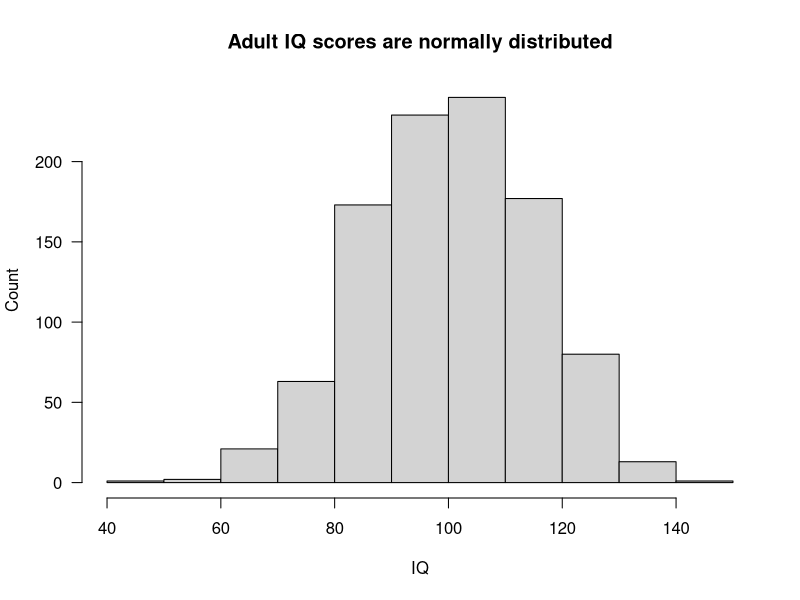
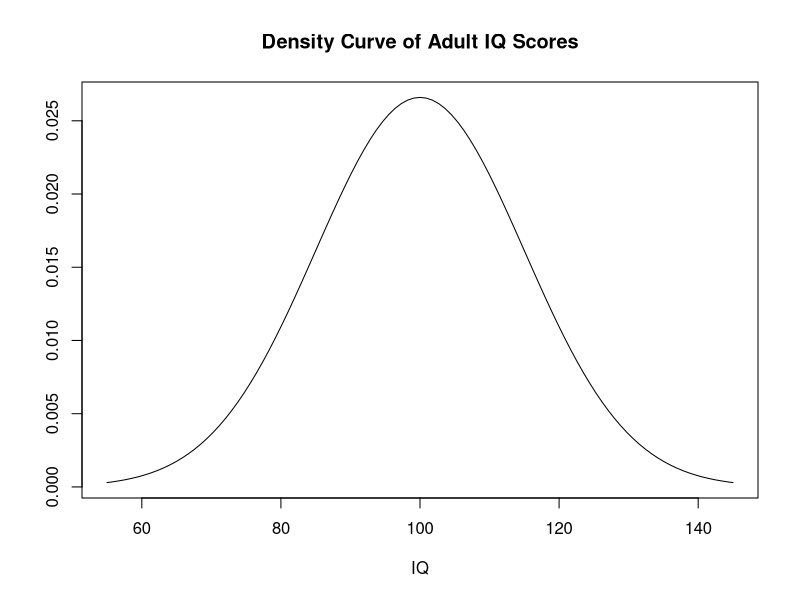
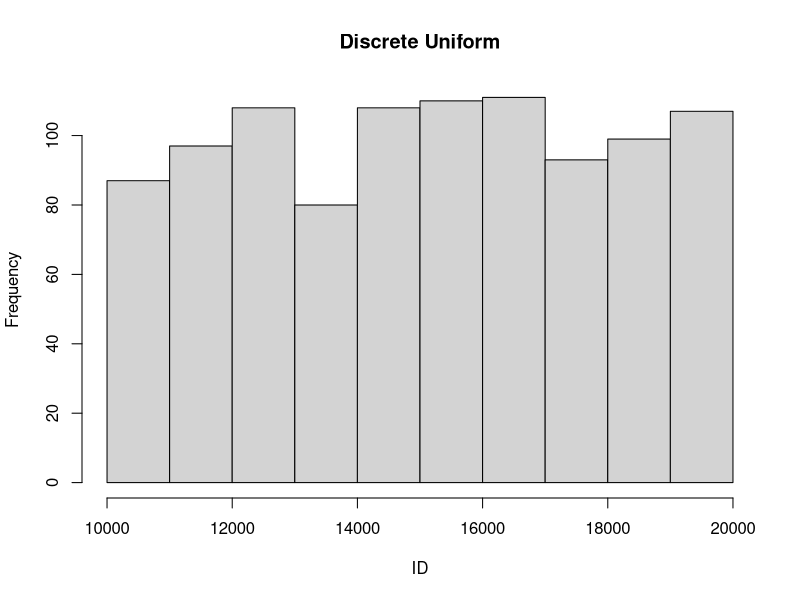
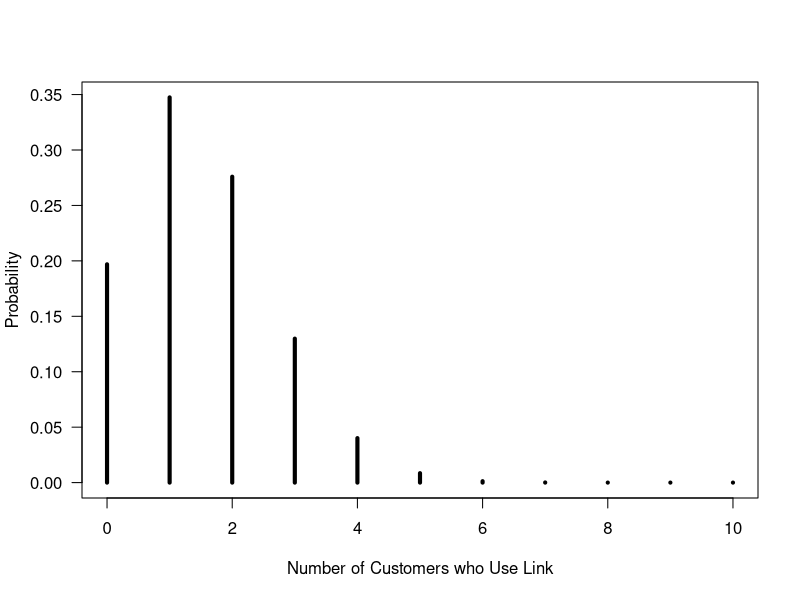
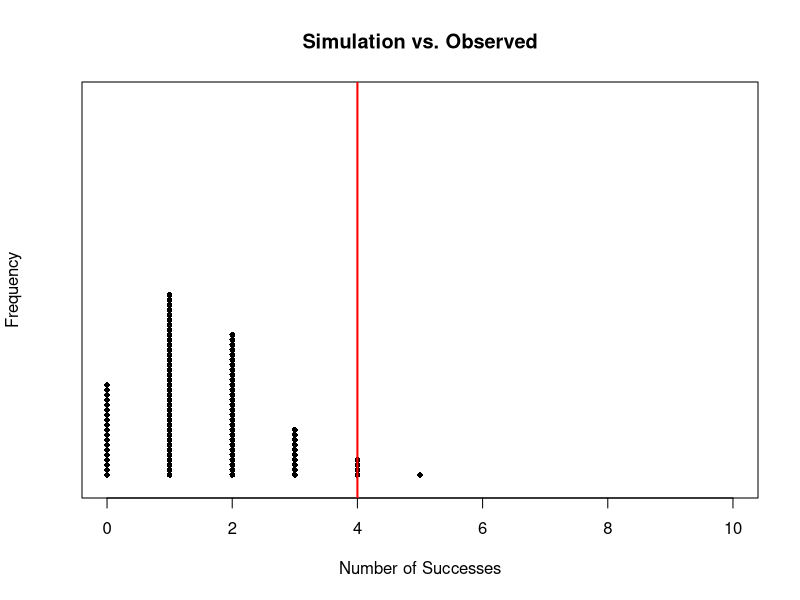
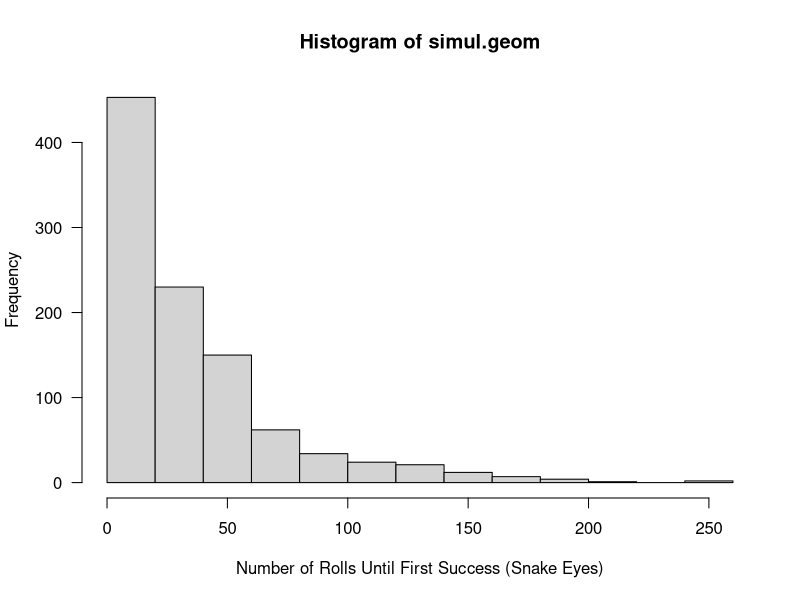
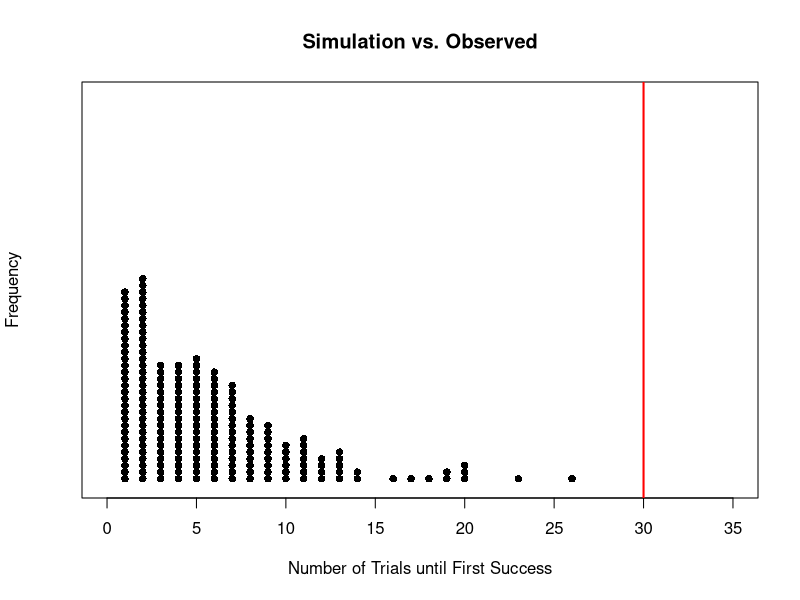
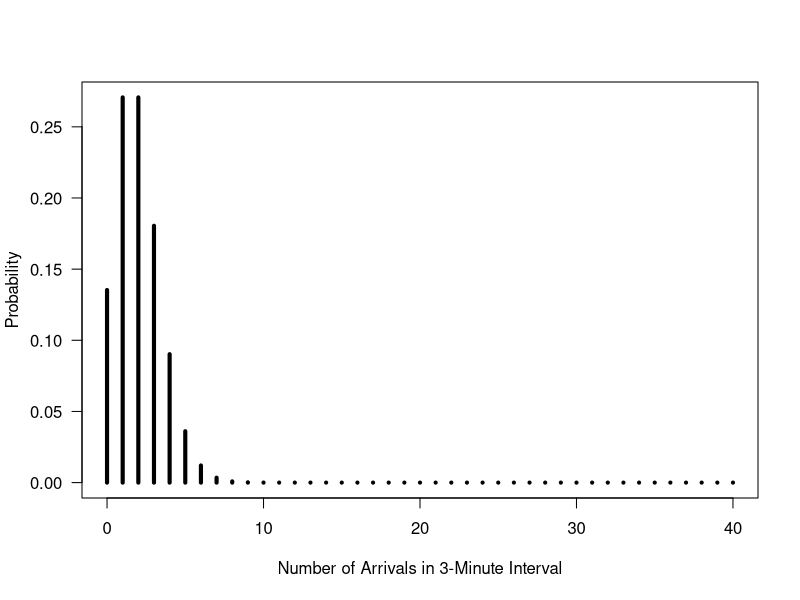

Reproduce these figures in R, in order.
## ---- chunk 1
IQs <- rnorm(1000, mean = 100, sd = 15)

hist(IQs, 
  main = "Adult IQ scores are normally distributed", 
  ylab = "Count",
  xlab = "IQ", 
  las = 1)
## ---- chunk 2
curve(dnorm(x, 
            mean = 100, 
            sd = 15), 
      from = 55, 
      to = 145, 
  main = "Density Curve of Adult IQ Scores", 
  ylab = "",
  xlab = "IQ")
## ---- chunk 3
ids <- seq(10001, 20000, by = 1)

head(ids, 100) # just look at first 100 IDs
## ---- chunk 4
head(
  sample(ids, size = 1000, replace = FALSE), 
  25)

# What if replace = TRUE?
## ---- chunk 5
hist(sample(ids, size = 1000, replace = FALSE), xlab = "ID", main = "Discrete Uniform")
## ---- chunk 6
# Random sample of 10 from a uniform distribution from 8 to 12

runif(n = 10, min = 8, max = 12)                 # same as runif(10, 8, 12)

#round(runif(10, min = 18, max = 55), 2)
## ---- chunk 7
rbinom(n = 1, size = 10, prob = 0.15)             # same as rbinom(1, 10, 0.1)
## ---- chunk 8
round(
  dbinom(3, size = 10, prob = 0.15), 
  3)

##d for density
## ---- chunk 9
round(
  dbinom(c(0:10), # Calculate the probability for 0 up to 10 successes
         size = 10, 
         prob = 0.15), 
      3)
## ---- chunk 10
# Generate all possible number of successes (when n = 10)
success <- 0:10

# Plot all possible number of successes (when n = 10)
plot(success, 
     dbinom(success, 
            size = 10, 
            prob = 0.15), 
     type = 'h',
     lwd = 4,
     las = 1,
     xlab = "Number of Customers who Use Link", 
     ylab = "Probability")

## ---- chunk 11
pbinom(q = 3, size = 10, prob = 0.15, lower.tail = TRUE)
## ---- chunk 12
set.seed(123) # for reproducibility

bin_simul <- rbinom(n = 100, size = 10, prob = 0.15)

bin_simul
## ---- chunk 13
stripchart(bin_simul, 
           method = "stack", 
           las = 1, 
           pch = 16, 
           cex = 0.75, 
           ylim = c(0, 50), 
           xlim = c(0, 10), 
           xlab = "Number of Successes", 
           ylab = "Frequency", 
           main = "Simulation vs. Observed")
abline(v = 4, col="red", lwd = 2)
## ---- chunk 14
dbinom(c(4:10), size = 10, prob = 0.15)

cat("\n The sum is", sum(dbinom(c(4:10), size = 10, prob = 0.15)))
## ---- chunk 15
1 - pbinom(q = 3, size = 10, prob = 0.15, lower.tail = TRUE)
## ---- chunk 16
pbinom(q = 3, size = 10, prob = 0.15, lower.tail = FALSE)
## ---- chunk 17
qbinom(p = 0.50, size = 10, prob = 0.15, lower.tail = TRUE)
## ---- chunk 18
rgeom(n = 1, prob = 1/36)
## ---- chunk 19
simul.geom <- rgeom(n = 1000, prob = 1/36)

hist(simul.geom, xlab = "Number of Rolls Until First Success (Snake Eyes)", las = 1)
## ---- chunk 20
set.seed(123)
geom_simul <- rgeom(200, prob = 1/6) + 1 # to ensure X >= 1
geom_simul
## ---- chunk 21
stripchart(geom_simul, 
           method = "stack", 
           las = 1, 
           pch = 16, 
           cex = 1, 
           ylim = c(0, 100), 
           xlim = c(0, 35), 
           xlab = "Number of Trials until First Success", 
           ylab = "Frequency", 
           main = "Simulation vs. Observed")
abline(v = 30, col="red", lwd = 2)
## ---- chunk 22
pgeom(q = 29, prob = 1/6, lower.tail = FALSE)

## ---- chunk 23
# Simulate random arrivals in 15-minute interval
rpois(n = 1, lambda = 10)

# same as rpois(1, 10)
## ---- chunk 24
# Simulate random arrivals during 8 independent 15-minute intervals
rpois(n = 8, lambda = 10)

# same as rpois(1, 10)
## ---- chunk 25
# "exactly" 5 => Use 'd' prefix

dpois(x = 5, lambda = 10)

# same: dpois(5, 10)
## ---- chunk 26
ppois(q = 5, lambda = 2, lower.tail = TRUE)
## ---- chunk 27
round(dpois(x = c(0:5), lambda = 2), 3)
## ---- chunk 28
# Generate all possible number of successes (0 to 40)
successPois <- 0:40

# Plot all possible number of successes (when mu = 2)
plot(successPois, 
     dpois(successPois, 
            lambda = 2), 
     type = 'h',
     lwd = 4,
     las = 1,
     xlab = "Number of Arrivals in 3-Minute Interval", 
     ylab = "Probability")
## ---- chunk 29
qpois(p = 0.10, lambda = 2, lower.tail = TRUE)
## ---- chunk 30
curve(dnorm(x, mean = 14.1, sd = 3.2), from = 14.1-3*3.2, to = 14.1+3*3.2, 
  main = "X ~ N(14.1, 3.2)", 
  ylab = "Probability",
  xlab = "Return (%)", 
  las = 1)

segments(14.1, 0, 14.1, dnorm(14.1, mean = 14.1, sd = 3.2), col = "blue")

#axis(1, at = seq(14.1-3*3.2, 14.1+3*3.2, by = 3.2), las = 1)


## ---- chunk 31
rnorm(1, mean = 14.1, sd = 3.2)          # same as rnorm(1, 14.1, 3.2)
## ---- chunk 32
pnorm(q = 10, mean = 14.1, sd = 3.2, lower.tail = TRUE)
## ---- chunk 33
pnorm(q = 20, mean = 14.1, sd = 3.2, lower.tail = FALSE)
## ---- chunk 34
perct18 <- round(pnorm(q = 18, mean = 14.1, sd = 3.2, lower.tail = TRUE), 3)
cat("Proportion less than 18%: ", perct18)

perct13 <- round(pnorm(q = 13, mean = 14.1, sd = 3.2, lower.tail = TRUE), 3)
cat("\n\nProportion less than 13%: ", perct13)

cat("\n\nProportion between 13% and 18%: ",perct18 - perct13)
## ---- chunk 35
# Input mean and stdev
mu <- 14.1
sigma <- 3.2

# Input lower and upper values (from the question)
lower.x <- 13
upper.x <- 18
step <- (upper.x - lower.x) / 100


# Set x-axis bounds of graphical display
bounds <- c(mu - 3.5 * sigma, mu + 3.5 * sigma)

# Set coordinates for shading
cord.x <- c(lower.x, seq(lower.x, upper.x, step), upper.x)
cord.y <- c(0, dnorm(seq(lower.x, upper.x, step), mu, sigma), 0)

# Plot normal curve
curve(dnorm(x, mu, sigma), 
      xlim = bounds, 
      las = 1, 
      xlab = "Return (%)", 
      ylab = "Density")

# Include shaded region
polygon(cord.x, cord.y, col = "skyblue")

# Include text to identify bounds
text(lower.x, 0, lower.x, col = "red", cex = 0.75)
text(upper.x, 0, upper.x, col = "red", cex = 0.75)

# From https://stackoverflow.com/questions/16504452/color-a-portion-of-the-normal-distribution with some edits
## ---- chunk 36
qnorm(p = 0.75, mean = 14.1, sd = 3.2, lower.tail = TRUE)
## ---- chunk 37
curve(dnorm(x, mean = 14.1, sd = 3.2), from = 0, to = 28, 
  main = "X ~ N(14.1, 3.2)", 
  ylab = "Density",
  xlab = "Return (%)", 
  las = 1)

# Plot vertical at third quartile
segments(16.258, 0, 16.258, dnorm(16.258, mean = 14.1, sd = 3.2), col = "red", lwd = 3)
## ---- chunk 38
# Generate all possible number of successes (when n = 100)
success <- 0:100

# Plot all possible number of successes (when n = 100)
plot(success, 
     dbinom(success, 
            size = 100, 
            prob = 0.40), 
     type = 'h',
     lwd = 4,
     las = 1,
     xlab = "Number of Successes", 
     ylab = "Probability")

## ---- chunk 39
# Generate all possible number of successes (0 to 100)
successPois50 <- 0:100

# Plot all possible number of successes (when mu = 50)
plot(successPois50, 
     dpois(successPois50, 
            lambda = 10), 
     type = 'h',
     lwd = 4,
     las = 1,
     xlab = "Number of Arrivals in 3-Minute Interval", 
     ylab = "Probability")
## ---- chunk 40
curve(dnorm(x, mean = 0, sd = 1), from = -4, to = 4, 
  main = "X ~ N(0, 1)", 
  ylab = "Probability",
  xlab = "Z-score", 
  las = 1)

axis(1, at = seq(-4, 4, by = 1), las = 1)

# Plot vertical at third quartile
#segments(16.258, 0, 16.258, dnorm(16.258, mean = 14.1, sd = 3.2), col = "red", lwd = 3)
## ---- chunk 41
# Make up some non-normal data
non_norm_data <- c(0, 0, 0, 10, 20)

# Plot a dotplot
stripchart(non_norm_data, method = "stack", pch = 16, cex = 2, ylim = c(0, 10))

# Calculate mean and SD of the data
data_mean <- mean(non_norm_data)
data_sd <- sd(non_norm_data)

# Standarize the data by converting to z-scores
st_data <- (non_norm_data - data_mean) / data_sd
st_data

cat("The new mean and sd are ", mean(st_data), "and", sd(st_data))
## ---- chunk 42
curve(dt(x, df = 1), from = -4, to = 4, ylim = c(0, 0.4), ylab = "Density", las = 1, main = "Lower peak and heavier/thicker tails than a normal distribution")
text(2, 0.3, "df = 1", col = "blue")

curve(dt(x, df = 3), from = -4, to = 4, ylim = c(0, 0.4), ylab = "Density", las = 1)
text(2, 0.3, "df = 3", col = "blue")

curve(dt(x, df = 6), from = -4, to = 4, ylim = c(0, 0.4), ylab = "Density", las = 1)
text(2, 0.3, "df = 6", col = "blue")

curve(dt(x, df = 10), from = -4, to = 4, ylim = c(0, 0.4), ylab = "Density", las = 1)
text(2, 0.3, "df = 10", col = "blue")

curve(dt(x, df = 30), from = -4, to = 4, ylim = c(0, 0.4), ylab = "Density", las = 1, main = "t-distribution is approaching a z-distribution")
text(2, 0.3, "df = 30", col = "blue")
## ---- chunk 43
# Since we want "to the right" of a boundary, we need lower.tail = FALSE

# a)
pt(q = 2, df = 1, lower.tail = FALSE)

# b)
pt(q = 2, df = 3, lower.tail = FALSE)

# c)
pt(q = 2, df = 6, lower.tail = FALSE)

# d)
pt(q = 2, df = 10, lower.tail = FALSE)

# e)
pt(q = 2, df = 9999, lower.tail = FALSE) # with df = 9999, t is essentially z

# e) with normal
pnorm(q = 2, mean = 0, sd = 1, lower.tail = FALSE)
## ---- chunk 44
curve(dt(x, df = 11), 
      from = -4, 
      to = 4, 
      ylim = c(0, 0.4), 
      ylab = "Density", 
      las = 1, 
      main = "T distribution (df = 11)")

segments(2.2, 0, 2.2, dt(2.2, df = 11), col = "red",  lwd = 2)
## ---- chunk 45
qt(p = 0.975, df = 11, lower.tail = TRUE)

qnorm(p = 0.975, mean = 0, sd = 1, lower.tail = TRUE)
## ---- chunk 46
# We won't `set.seed()`, so your histogram will be different due to random sampling

normal.a <- rnorm(n = 1000)  # set of normally distributed data

hist_data <- hist(normal.a) 

## ---- chunk 47
#hist_data <- hist(normal.a)

# define x and y values to use for normal curve
x_values <- seq(min(normal.a), max(normal.a), length = 100)

y_values <- dnorm(x_values, mean = mean(normal.a), sd = sd(normal.a)) 

y_values <- y_values * diff(hist_data$mids[1:2]) * length(normal.a) 

# plot histogram
hist(normal.a, las = 1, ylim = c(0, 225))

# overlay normal curve on histogram
lines(x_values, y_values, lwd = 2)

# Ideas from https://www.statology.org/overlay-normal-curve-histogram-in-r/

## ---- chunk 48
normal.b <- rnorm(n = 1000)  # another set of normally distributed data

normal.c <- rnorm(n = 1000)  # and another!
## ---- chunk 49
chi.sq.3 <- (normal.a)^2 + (normal.b)^2 + (normal.c)^2 #sum of squares!

hist(chi.sq.3, xlab = "Chi-Square value", las = 1)
## ---- chunk 50
curve(dchisq(x, df = 3), from = 0, to = 20,
      main = "Chi-Square Distribution (df = 3)",
      ylab = "Density",
      lwd = 2,
      las = 1,
      col = "steelblue")
## ---- chunk 51
chi.df.a <- 3
curve(dchisq(x, df = chi.df.a), from = 0, to = 30,
      main = "Chi-Square Distribution (df = 3)",
      ylab = "Density",
      lwd = 2,
      las = 1,
      col = "steelblue")
segments(chi.df.a, 0, chi.df.a, dchisq(chi.df.a, df = chi.df.a), col = "red")

chi.df.b <- 5
curve(dchisq(x, df = chi.df.b), from = 0, to = 30,
      main = "Chi-Square Distribution (df = 5)",
      ylab = "Density",
      lwd = 2,
      las = 1,
      col = "steelblue")
segments(chi.df.b, 0, chi.df.b, dchisq(chi.df.b, df = chi.df.b), col = "red")

chi.df.c <- 7
curve(dchisq(x, df = chi.df.c), from = 0, to = 30,
      main = "Chi-Square Distribution (df = 7)",
      ylab = "Density",
      lwd = 2,
      las = 1,
      col = "steelblue")
segments(chi.df.c, 0, chi.df.c, dchisq(chi.df.c, df = chi.df.c), col = "red")

chi.df.d <- 10
curve(dchisq(x, df = chi.df.d), from = 0, to = 30,
      main = "Chi-Square Distribution (df = 10)",
      ylab = "Density",
      lwd = 2,
      las = 1,
      col = "steelblue")
segments(chi.df.d, 0, chi.df.d, dchisq(chi.df.d, df = chi.df.d), col = "red")

## ---- chunk 52
set.seed(123) # for reproducibility

my_chi <- rchisq(n = 100, df = 4)

my_chi

sum(my_chi >= 8) # have R count the values >= 8 so I don't have to
## ---- chunk 53
pchisq(q = 8, df = 4, lower.tail = FALSE)
## ---- chunk 54
scaled.chi.sq.3 <- chi.sq.3 / 3 # scale by dividing by df (3)

normal.d <- rnorm( n=1000 )  # yet another set of normally distributed data

t.3 <- normal.d / sqrt( scaled.chi.sq.3 )  # divide by square root of scaled chi-square to get t

hist(t.3, xlab = "t-values", las = 1, ylab = "Density", main = "T Distribution with df = 3")
## ---- chunk 55
set.seed(120) # for reproducibility

round(rf(20, df1 = 3, df2 = 8), 1)                 # same as rf(20, 3, 8)
## ---- chunk 56
pf(q = 6, df1 = 3, df2 = 8, lower.tail = FALSE)
